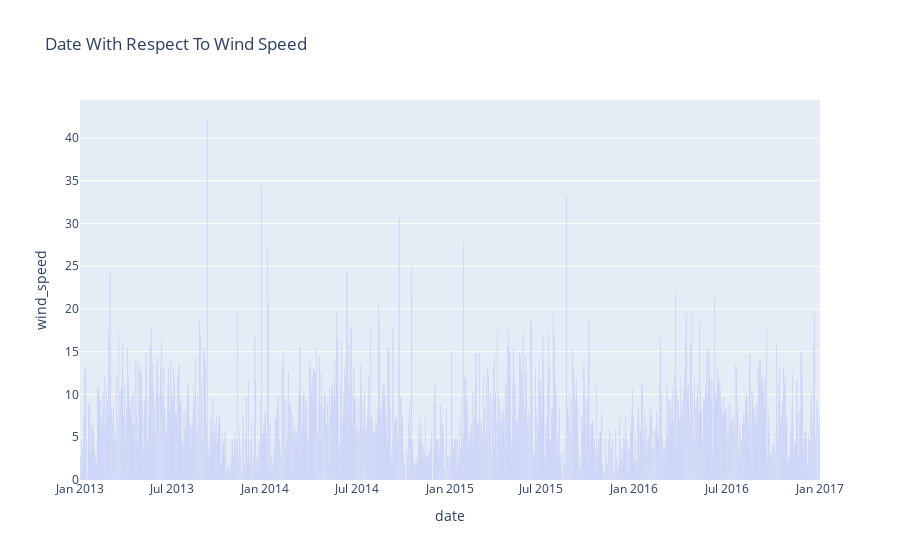

Source (notebook cell):
### Markdown cell above
#### 3. Bar Chart

Creating traces


x = x axis

y = y axis

mode = type of plot like marker, line or line + markers

name = name of the plots

marker = marker is used with dictionary.

color = color of lines. It takes RGB (red, green, blue) and opacity (alpha)

line = It is dictionary. line between bars

color = line color around bars

text = The hover text (hover is curser)

data = is a list that we add traces into it

layout = it is dictionary.

barmode = bar mode of bars like grouped

fig = it includes data and layout

iplot() = plots the figure(fig) that is created by data and layout

### Code cell
#bar chart for daily data
fig = px.bar(daily_data, x="date", y="wind_speed", title="Date With Respect To Wind Speed")
fig.show()

### Figure 1 — Plotly figure (JSON) as saved in the notebook; plotly's stock layout.template omitted (floating-point values rounded to 4 significant figures; data arrays with more than 128 entries replaced by an {"elided": "..."} marker saying what was removed)
{"data": [{"alignmentgroup": "True", "hovertemplate": "date=%{x}<br>wind_speed=%{y}<extra></extra>", "legendgroup": "", "marker": {"color": "#636efa", "pattern": {"shape": ""}}, "name": "", "offsetgroup": "", "orientation": "v", "showlegend": false, "textposition": "auto", "type": "bar", "x": {"elided": "1462 str values"}, "xaxis": "x", "y": {"elided": "1462 float values"}, "yaxis": "y"}], "layout": {"barmode": "relative", "legend": {"tracegroupgap": 0}, "title": {"text": "Date With Respect To Wind Speed"}, "xaxis": {"anchor": "y", "domain": [0, 1], "title": {"text": "date"}}, "yaxis": {"anchor": "x", "domain": [0, 1], "title": {"text": "wind_speed"}}}}
